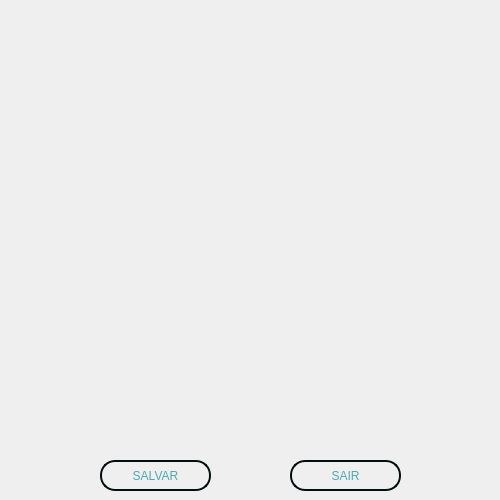
<?xml version="1.0" encoding="UTF-8"?>
<ui version="4.0">
 <class>Dialog</class>
 <widget class="QDialog" name="Dialog">
  <property name="geometry">
   <rect>
    <x>0</x>
    <y>0</y>
    <width>500</width>
    <height>500</height>
   </rect>
  </property>
  <property name="minimumSize">
   <size>
    <width>500</width>
    <height>500</height>
   </size>
  </property>
  <property name="maximumSize">
   <size>
    <width>500</width>
    <height>500</height>
   </size>
  </property>
  <property name="windowTitle">
   <string>Identific.ai - video</string>
  </property>
  <property name="styleSheet">
   <string notr="true">background-image: url(:/video/video.png);</string>
  </property>
  <widget class="QPushButton" name="sair_button">
   <property name="geometry">
    <rect>
     <x>290</x>
     <y>460</y>
     <width>111</width>
     <height>31</height>
    </rect>
   </property>
   <property name="styleSheet">
    <string notr="true">QPushButton{
	background-image: url(:/main/button.png);
	border: 2px solid rgb(1, 15, 15);
	font: 75 14pt &quot;MS Shell Dlg 2&quot;;
	color: rgb(81, 168, 177);
	
	border-radius: 15px;

}

QPushButton:hover{
	
	background-image: url(:/main/button_hover.png);
	font: 75 14pt &quot;MS Shell Dlg 2&quot;;
	color: rgb(81, 168, 177);
	border: 2px solid rgb(1, 15, 15);
	border-radius: 15px;

}

QPushButton:pressed{
	
	
	background-image: url(:/main/button_pressed.png);
	background-color: rgb(17, 86, 92);
	font: 75 14pt &quot;MS Shell Dlg 2&quot;;
	color: rgb(81, 168, 177);
	border: 2px solid rgb(1, 15, 15);
	border-radius: 15px;

}</string>
   </property>
   <property name="text">
    <string>SAIR</string>
   </property>
  </widget>
  <widget class="QPushButton" name="salvar_button">
   <property name="geometry">
    <rect>
     <x>100</x>
     <y>460</y>
     <width>111</width>
     <height>31</height>
    </rect>
   </property>
   <property name="styleSheet">
    <string notr="true">QPushButton{
	background-image: url(:/main/button.png);
	border: 2px solid rgb(1, 15, 15);
	font: 75 14pt &quot;MS Shell Dlg 2&quot;;
	color: rgb(81, 168, 177);
	
	border-radius: 15px;

}

QPushButton:hover{
	
	background-image: url(:/main/button_hover.png);
	font: 75 14pt &quot;MS Shell Dlg 2&quot;;
	color: rgb(81, 168, 177);
	border: 2px solid rgb(1, 15, 15);
	border-radius: 15px;

}

QPushButton:pressed{
	
	
	background-image: url(:/main/button_pressed.png);
	background-color: rgb(17, 86, 92);
	font: 75 14pt &quot;MS Shell Dlg 2&quot;;
	color: rgb(81, 168, 177);
	border: 2px solid rgb(1, 15, 15);
	border-radius: 15px;

}</string>
   </property>
   <property name="text">
    <string>SALVAR</string>
   </property>
  </widget>
  <widget class="QLabel" name="imgLabel">
   <property name="geometry">
    <rect>
     <x>24</x>
     <y>97</y>
     <width>455</width>
     <height>353</height>
    </rect>
   </property>
   <property name="text">
    <string/>
   </property>
  </widget>
 </widget>
 <resources>
  <include location="../gui_images/file_rc.qrc"/>
 </resources>
 <connections/>
</ui>
